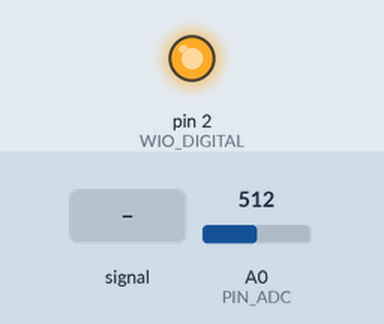
The sketch below on a simulated Arduino Uno, built with avr-gcc and run on an emulated ATmega328P. Parts: output pins drawn as LEDs (lit = HIGH). Dashed ring = blinking. The test bench sets the inputs (shaded band); at power-on: A0 (PIN_ADC) = 512. What the sketch prints to the serial monitor is not drawn.

Above: at 1.2 s.
1.3 s: A0 (PIN_ADC) fed a 200 Hz sine of ±81 counts around its level
At 4.2 s:
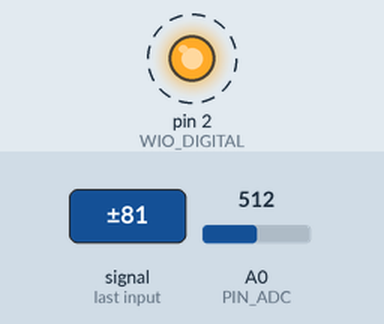
4.3 s: A0 (PIN_ADC) set to 716
At 5.2 s:
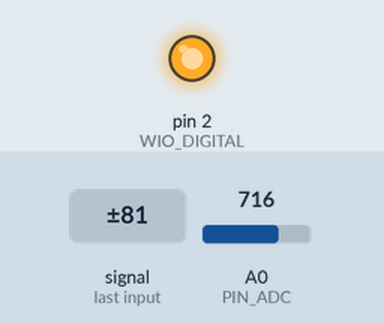
7.3 s: A0 (PIN_ADC) set to 507
8.8 s: A0 (PIN_ADC) set to 488
At 10.0 s:
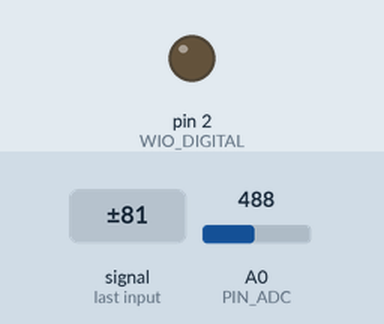
10.3 s: A0 (PIN_ADC) set to 510
At 11.0 s:
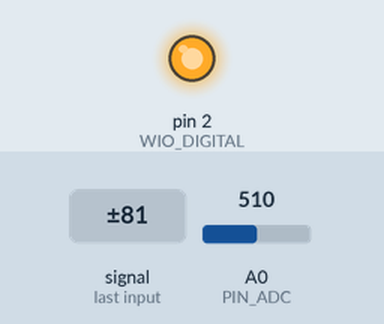
Timing chart, 0 to 12.8 s (numbered marks = the images above; inputs shaded):
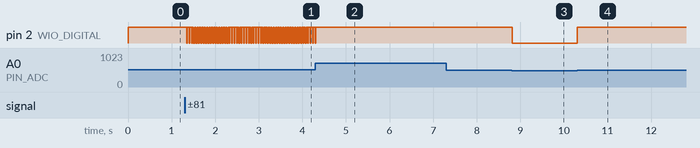

Measured:
- the behaviour switches between 500 and 499 on A0 (PIN_ADC) (found by bisection; images 2 and 3)
- after the input at 1.3 s, pin 2 (WIO_DIGITAL): alternates HIGH for 0.03 s and LOW for 0.03 s, starting after 0.05 s
- after the input at 4.3 s, pin 2 (WIO_DIGITAL): goes on until 4.3 s, then stays HIGH
- after the input at 7.3 s, every drawn part: stays the same
- after the input at 8.8 s, pin 2 (WIO_DIGITAL): HIGH → LOW at once
- after the input at 10.3 s, pin 2 (WIO_DIGITAL): LOW → HIGH at once

The sketch:

sounddetect.ino
```cpp
#define WIO_DIGITAL 2
#define PIN_ADC A0
#define THRESHOLD 500 //閾値

int val = 0;

void setup() {
  Serial.begin(115200);
  pinMode(WIO_DIGITAL, OUTPUT);
}

void loop() {
  val = cal();
  if(val >= THRESHOLD){
    digitalWrite(WIO_DIGITAL, HIGH);
    Serial.print("反応あり:");
  }else{
    digitalWrite(WIO_DIGITAL, LOW);
    Serial.print("反応なし:");
  }
  Serial.println(val);

  delay(10);
}

int cal(){
    long sum = 0;

    for(int i=0; i<32; i++){
      sum += analogRead(PIN_ADC);
    }
    sum >>= 5;

    return sum;
}
```
